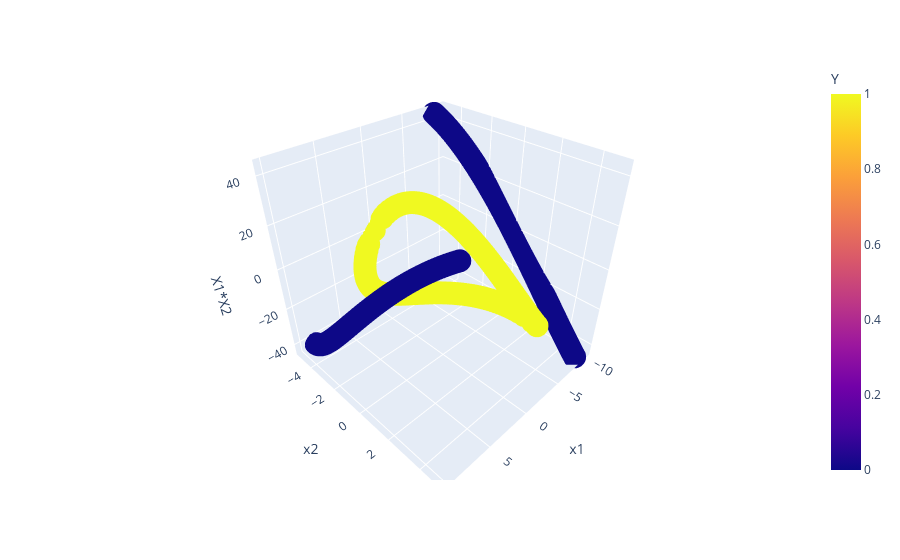

Notebook cell for this chart:
### Code cell
# Creating a 3d scatter plot 
import plotly.express as px

fig = px.scatter_3d(df, x = "x1", y = "x2", z = "X1*X2", color = "Y")
fig.show()

### Figure 1 — Plotly figure (JSON) as saved in the notebook; plotly's stock layout.template omitted (floating-point values rounded to 4 significant figures; data arrays with more than 128 entries replaced by an {"elided": "..."} marker saying what was removed)
{"data": [{"hovertemplate": "x1=%{x}<br>x2=%{y}<br>X1*X2=%{z}<br>Y=%{marker.color}<extra></extra>", "legendgroup": "", "marker": {"color": {"elided": "400 int values"}, "coloraxis": "coloraxis", "symbol": "circle"}, "mode": "markers", "name": "", "scene": "scene", "showlegend": false, "type": "scatter3d", "x": {"elided": "400 float values"}, "y": {"elided": "400 float values"}, "z": {"elided": "400 float values"}}], "layout": {"coloraxis": {"colorbar": {"title": {"text": "Y"}}, "colorscale": [[0, "#0d0887"], [0.1111, "#46039f"], [0.2222, "#7201a8"], [0.3333, "#9c179e"], [0.4444, "#bd3786"], [0.5556, "#d8576b"], [0.6667, "#ed7953"], [0.7778, "#fb9f3a"], [0.8889, "#fdca26"], [1, "#f0f921"]]}, "legend": {"tracegroupgap": 0}, "margin": {"t": 60}, "scene": {"domain": {"x": [0, 1], "y": [0, 1]}, "xaxis": {"title": {"text": "x1"}}, "yaxis": {"title": {"text": "x2"}}, "zaxis": {"title": {"text": "X1*X2"}}}}}
